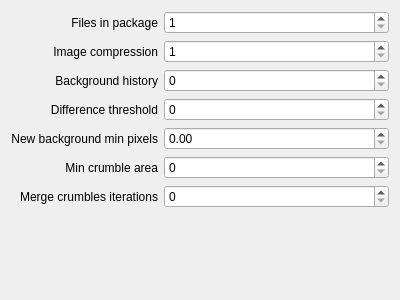
<?xml version="1.0" encoding="UTF-8"?>
<ui version="4.0">
 <class>CompressionConfig</class>
 <widget class="IConfigItem" name="CompressionConfig">
  <property name="geometry">
   <rect>
    <x>0</x>
    <y>0</y>
    <width>400</width>
    <height>300</height>
   </rect>
  </property>
  <property name="windowTitle">
   <string>Compression</string>
  </property>
  <layout class="QGridLayout" name="gridLayout">
   <item row="4" column="0">
    <widget class="QLabel" name="label_5">
     <property name="text">
      <string>New background min pixels</string>
     </property>
     <property name="alignment">
      <set>Qt::AlignRight|Qt::AlignTrailing|Qt::AlignVCenter</set>
     </property>
    </widget>
   </item>
   <item row="3" column="1">
    <widget class="QSpinBox" name="m_DifferenceThreshold">
     <property name="sizePolicy">
      <sizepolicy hsizetype="MinimumExpanding" vsizetype="Fixed">
       <horstretch>0</horstretch>
       <verstretch>0</verstretch>
      </sizepolicy>
     </property>
     <property name="maximum">
      <number>255</number>
     </property>
    </widget>
   </item>
   <item row="2" column="0">
    <widget class="QLabel" name="label_3">
     <property name="text">
      <string>Background history</string>
     </property>
     <property name="alignment">
      <set>Qt::AlignRight|Qt::AlignTrailing|Qt::AlignVCenter</set>
     </property>
    </widget>
   </item>
   <item row="1" column="0">
    <widget class="QLabel" name="label_2">
     <property name="text">
      <string>Image compression</string>
     </property>
     <property name="alignment">
      <set>Qt::AlignRight|Qt::AlignTrailing|Qt::AlignVCenter</set>
     </property>
    </widget>
   </item>
   <item row="0" column="0">
    <widget class="QLabel" name="label">
     <property name="text">
      <string>Files in package</string>
     </property>
     <property name="alignment">
      <set>Qt::AlignRight|Qt::AlignTrailing|Qt::AlignVCenter</set>
     </property>
    </widget>
   </item>
   <item row="1" column="1">
    <widget class="QSpinBox" name="m_ImageCompression">
     <property name="sizePolicy">
      <sizepolicy hsizetype="MinimumExpanding" vsizetype="Fixed">
       <horstretch>0</horstretch>
       <verstretch>0</verstretch>
      </sizepolicy>
     </property>
     <property name="minimum">
      <number>1</number>
     </property>
    </widget>
   </item>
   <item row="5" column="0">
    <widget class="QLabel" name="label_6">
     <property name="text">
      <string>Min crumble area</string>
     </property>
     <property name="alignment">
      <set>Qt::AlignRight|Qt::AlignTrailing|Qt::AlignVCenter</set>
     </property>
    </widget>
   </item>
   <item row="4" column="1">
    <widget class="QDoubleSpinBox" name="m_NewBackgroundMinPixels">
     <property name="sizePolicy">
      <sizepolicy hsizetype="MinimumExpanding" vsizetype="Fixed">
       <horstretch>0</horstretch>
       <verstretch>0</verstretch>
      </sizepolicy>
     </property>
     <property name="maximum">
      <double>1.000000000000000</double>
     </property>
     <property name="singleStep">
      <double>0.010000000000000</double>
     </property>
    </widget>
   </item>
   <item row="5" column="1">
    <widget class="QSpinBox" name="m_MinCrumbleArea">
     <property name="sizePolicy">
      <sizepolicy hsizetype="MinimumExpanding" vsizetype="Fixed">
       <horstretch>0</horstretch>
       <verstretch>0</verstretch>
      </sizepolicy>
     </property>
     <property name="maximum">
      <number>10000</number>
     </property>
    </widget>
   </item>
   <item row="6" column="0">
    <widget class="QLabel" name="label_7">
     <property name="text">
      <string>Merge crumbles iterations</string>
     </property>
     <property name="alignment">
      <set>Qt::AlignRight|Qt::AlignTrailing|Qt::AlignVCenter</set>
     </property>
    </widget>
   </item>
   <item row="3" column="0">
    <widget class="QLabel" name="label_4">
     <property name="text">
      <string>Difference threshold</string>
     </property>
     <property name="alignment">
      <set>Qt::AlignRight|Qt::AlignTrailing|Qt::AlignVCenter</set>
     </property>
    </widget>
   </item>
   <item row="2" column="1">
    <widget class="QSpinBox" name="m_BackgroundHistory">
     <property name="sizePolicy">
      <sizepolicy hsizetype="MinimumExpanding" vsizetype="Fixed">
       <horstretch>0</horstretch>
       <verstretch>0</verstretch>
      </sizepolicy>
     </property>
     <property name="maximum">
      <number>1000</number>
     </property>
    </widget>
   </item>
   <item row="0" column="1">
    <widget class="QSpinBox" name="m_FilesInPackage">
     <property name="sizePolicy">
      <sizepolicy hsizetype="MinimumExpanding" vsizetype="Fixed">
       <horstretch>0</horstretch>
       <verstretch>0</verstretch>
      </sizepolicy>
     </property>
     <property name="minimum">
      <number>1</number>
     </property>
     <property name="maximum">
      <number>100</number>
     </property>
    </widget>
   </item>
   <item row="6" column="1">
    <widget class="QSpinBox" name="m_MergeCrumblesIterations">
     <property name="sizePolicy">
      <sizepolicy hsizetype="MinimumExpanding" vsizetype="Fixed">
       <horstretch>0</horstretch>
       <verstretch>0</verstretch>
      </sizepolicy>
     </property>
     <property name="maximum">
      <number>10</number>
     </property>
    </widget>
   </item>
   <item row="7" column="0" colspan="2">
    <spacer name="verticalSpacer">
     <property name="orientation">
      <enum>Qt::Vertical</enum>
     </property>
     <property name="sizeHint" stdset="0">
      <size>
       <width>20</width>
       <height>40</height>
      </size>
     </property>
    </spacer>
   </item>
  </layout>
 </widget>
 <layoutdefault spacing="6" margin="11"/>
 <customwidgets>
  <customwidget>
   <class>IConfigItem</class>
   <extends>QWidget</extends>
   <header>iconfigitem.h</header>
   <container>1</container>
  </customwidget>
 </customwidgets>
 <resources/>
 <connections>
  <connection>
   <sender>m_FilesInPackage</sender>
   <signal>valueChanged(int)</signal>
   <receiver>CompressionConfig</receiver>
   <slot>setFilesInPackage(int)</slot>
   <hints>
    <hint type="sourcelabel">
     <x>267</x>
     <y>18</y>
    </hint>
    <hint type="destinationlabel">
     <x>199</x>
     <y>149</y>
    </hint>
   </hints>
  </connection>
  <connection>
   <sender>m_ImageCompression</sender>
   <signal>valueChanged(int)</signal>
   <receiver>CompressionConfig</receiver>
   <slot>setImageCompression(int)</slot>
   <hints>
    <hint type="sourcelabel">
     <x>267</x>
     <y>44</y>
    </hint>
    <hint type="destinationlabel">
     <x>199</x>
     <y>149</y>
    </hint>
   </hints>
  </connection>
  <connection>
   <sender>m_BackgroundHistory</sender>
   <signal>valueChanged(int)</signal>
   <receiver>CompressionConfig</receiver>
   <slot>setBackgroundHistory(int)</slot>
   <hints>
    <hint type="sourcelabel">
     <x>267</x>
     <y>70</y>
    </hint>
    <hint type="destinationlabel">
     <x>199</x>
     <y>149</y>
    </hint>
   </hints>
  </connection>
  <connection>
   <sender>m_DifferenceThreshold</sender>
   <signal>valueChanged(int)</signal>
   <receiver>CompressionConfig</receiver>
   <slot>setDifferenceThreshold(int)</slot>
   <hints>
    <hint type="sourcelabel">
     <x>267</x>
     <y>96</y>
    </hint>
    <hint type="destinationlabel">
     <x>199</x>
     <y>149</y>
    </hint>
   </hints>
  </connection>
  <connection>
   <sender>m_NewBackgroundMinPixels</sender>
   <signal>valueChanged(double)</signal>
   <receiver>CompressionConfig</receiver>
   <slot>setNewBackgroundMinPixels(double)</slot>
   <hints>
    <hint type="sourcelabel">
     <x>267</x>
     <y>122</y>
    </hint>
    <hint type="destinationlabel">
     <x>199</x>
     <y>149</y>
    </hint>
   </hints>
  </connection>
  <connection>
   <sender>m_MinCrumbleArea</sender>
   <signal>valueChanged(int)</signal>
   <receiver>CompressionConfig</receiver>
   <slot>setMinCrumbleArea(int)</slot>
   <hints>
    <hint type="sourcelabel">
     <x>267</x>
     <y>148</y>
    </hint>
    <hint type="destinationlabel">
     <x>199</x>
     <y>149</y>
    </hint>
   </hints>
  </connection>
  <connection>
   <sender>m_MergeCrumblesIterations</sender>
   <signal>valueChanged(int)</signal>
   <receiver>CompressionConfig</receiver>
   <slot>setMergeCrumblesIterations(int)</slot>
   <hints>
    <hint type="sourcelabel">
     <x>267</x>
     <y>174</y>
    </hint>
    <hint type="destinationlabel">
     <x>199</x>
     <y>149</y>
    </hint>
   </hints>
  </connection>
 </connections>
 <slots>
  <slot>setFilesInPackage(int)</slot>
  <slot>setImageCompression(int)</slot>
  <slot>setBackgroundHistory(int)</slot>
  <slot>setDifferenceThreshold(int)</slot>
  <slot>setNewBackgroundMinPixels(double)</slot>
  <slot>setMinCrumbleArea(int)</slot>
  <slot>setMergeCrumblesIterations(int)</slot>
 </slots>
</ui>
